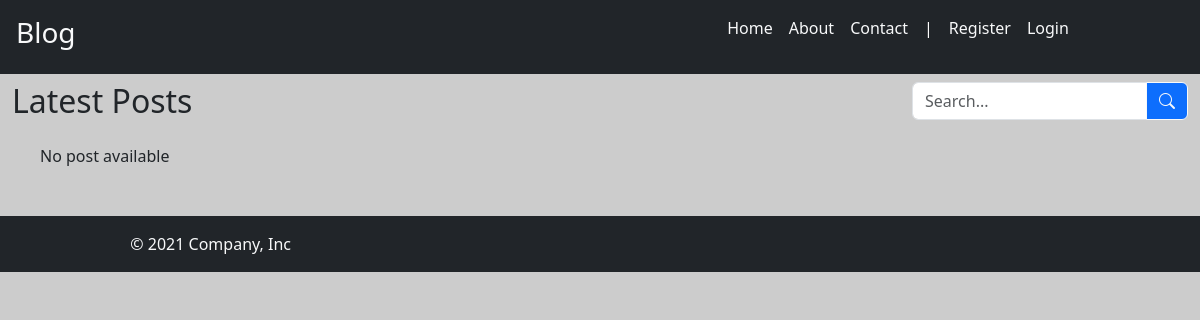
The app's page /?page=2, older data.
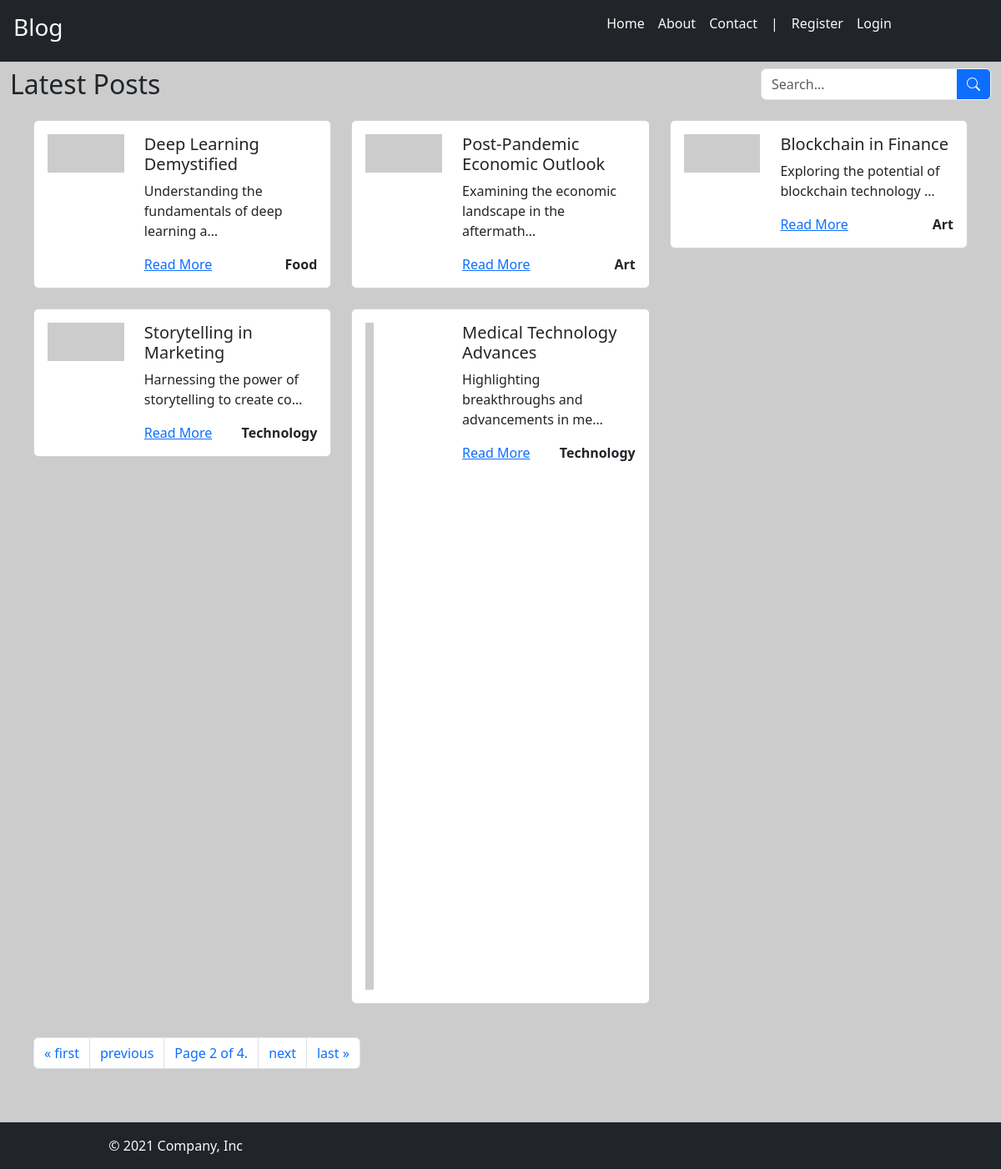
The same page, newer data.
### blog/models.py (models this page shows, shortened)
class Post(models.Model):
    title = models.CharField(max_length=100)
    content = models.TextField()
    img_url = models.ImageField(null=True,upload_to="posts/images")
    created_at = models.DateTimeField(auto_now_add=True)
    slug = models.SlugField(unique=True)
    category = models.ForeignKey(Category, on_delete=models.CASCADE)
    user = models.ForeignKey(User,on_delete=models.CASCADE,null=True)
    is_published = models.BooleanField(default=False)
    def formatted_img_url(self):
        url = self.img_url if self.img_url.__str__().startswith(('http://','https://')) else self.img_url.url
        return url

class Category(models.Model):
    name = models.CharField(max_length=100)

### blog/views.py (the view)
# urls.py: path("", views.index, name="index"),
def index(request):
    posts = Post.objects.filter(is_published=True)
    paginator = Paginator(posts, 5)
    pg_number = request.GET.get("page")
    pg_obj = paginator.get_page(pg_number)
    return render(request, "blog/index.html", {"pg_obj": pg_obj})

### blog/templates/blog/index.html (shortened to what this page needs)
{% extends 'blog/base.html'%} {% block content %}
<div class="container-fluid">
  <div class="row my-2">
    <div class="col">
      <h2>Latest Posts</h2>
    </div>
    <div class="col-3">
      <div class="input-group">
        <input
          type="text"
          class="form-control"
          placeholder="Search..."
          aria-label="Search"
        />
        <button
          class="btn btn-outline-light btn-primary"
          type="button"
          id="button-search"
        >
          <i class="bi bi-search"></i>
        </button>
      </div>
    </div>
  </div>
  <div class="row m-3">
    {% if pg_obj %} {% for post in pg_obj %}
    <div class="col-4 mb-4">
      <div class="card">
        <div class="card-body">
          <div class="row">
            <div class="col-md-4">
              <img src="{{post.formatted_img_url}}" class="img-fluid" alt="..." />
            </div>
            <div class="col-md-8">
              <h5 class="card-title">{{post.title}}</h5>
              <p class="card-text">{{post.content|truncatechars:50}}</p>
              <div class="d-flex justify-content-between">
                <a href="{% url 'blog:detail' slug=post.slug %}">Read More</a>
                <a class="text-decoration-none text-dark fw-bold" href="#"
                  >{{post.category.name}}</a
                >
              </div>
            </div>
          </div>
        </div>
      </div>
    </div>
    {% endfor %}
    <div class="col-12 my-3">
      {% if pg_obj.has_other_pages %}
      <nav aria-label="Page navigation">
        <ul class="pagination">
          {% if pg_obj.has_previous %}
          <li class="page-item">
            <a class="page-link" href="?page=1" aria-label="First">
              <span aria-hidden="true">&laquo; first</span>
            </a>
          </li>
          <li class="page-item">
            <a
              class="page-link"
              href="?page={{pg_obj.previous_page_number}}"
              aria-label="Previous"
            >
              <span aria-hidden="true">previous</span>
            </a>
          </li>
          {% endif %}
          <li class="page-item">
            <span class="page-link"
              >Page {{pg_obj.number}} of {{pg_obj.paginator.num_pages}}.</span
            >
          </li>
          {% if pg_obj.has_next%}
          <li class="page-item">
            <a
              class="page-link"
              href="?page={{pg_obj.next_page_number}}"
              aria-label="Next"
            >
              <span aria-hidden="true">next</span>
            </a>
          </li>
          <li class="page-item">
            <a
              class="page-link"
              href="?page={{pg_obj.paginator.num_pages}}"
              aria-label="Last"
            >
              <span aria-hidden="true">last &raquo;</span>
            </a>
          </li>
          {% endif%}
        </ul>
      </nav>
      {%endif%}
    </div>
    {% else %}
    <p>No post available</p>
    <p>{% endif %}</p>
  </div>
</div>
{% endblock %}

Row changes from the older to the newer data that the page shows:
added Post: title "Deep Learning Demystified", content "Understanding the fundamentals of deep learning a…", category.name "Food"
added Post: title "Post-Pandemic Economic Outlook", content "Examining the economic landscape in the aftermath…", category.name "Art"
added Post: title "Blockchain in Finance", content "Exploring the potential of blockchain technology …", category.name "Art"
added Post: title "Storytelling in Marketing", content "Harnessing the power of storytelling to create co…", category.name "Technology"
added Post: title "Medical Technology Advances", content "Highlighting breakthroughs and advancements in me…", category.name "Technology"
Text that changed along with them:
{{ pg_obj.number }}: (not shown) → "2"
{{ pg_obj.paginator.num_pages }}: (not shown) → "4"
text no longer shown: "No post available"
text now shown: "« first previous Page of . next last »"
